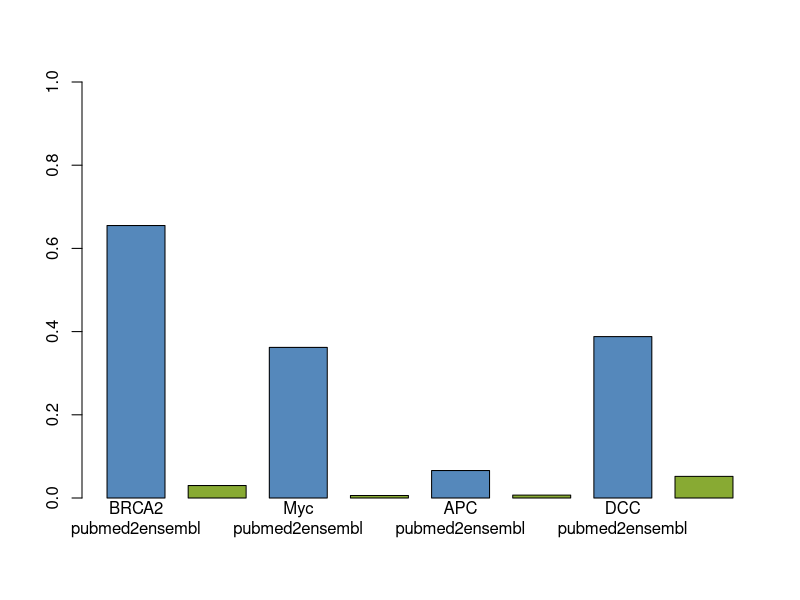
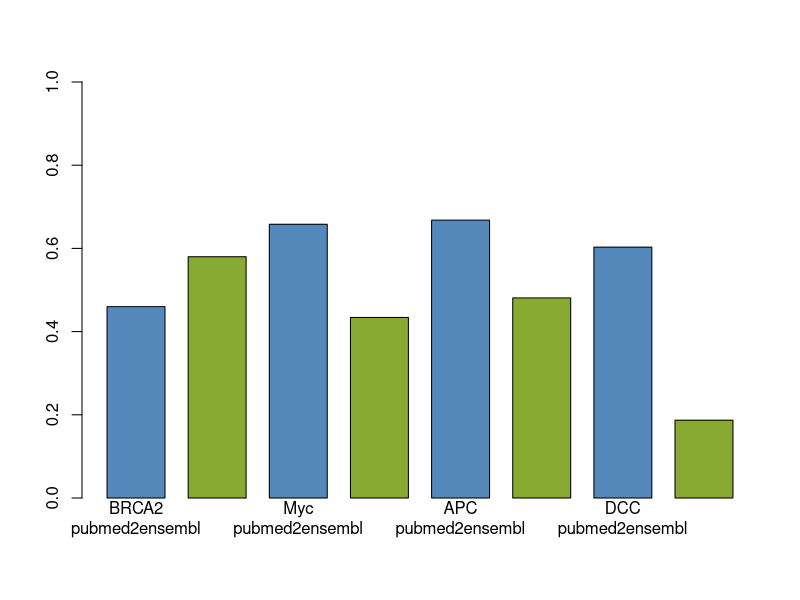
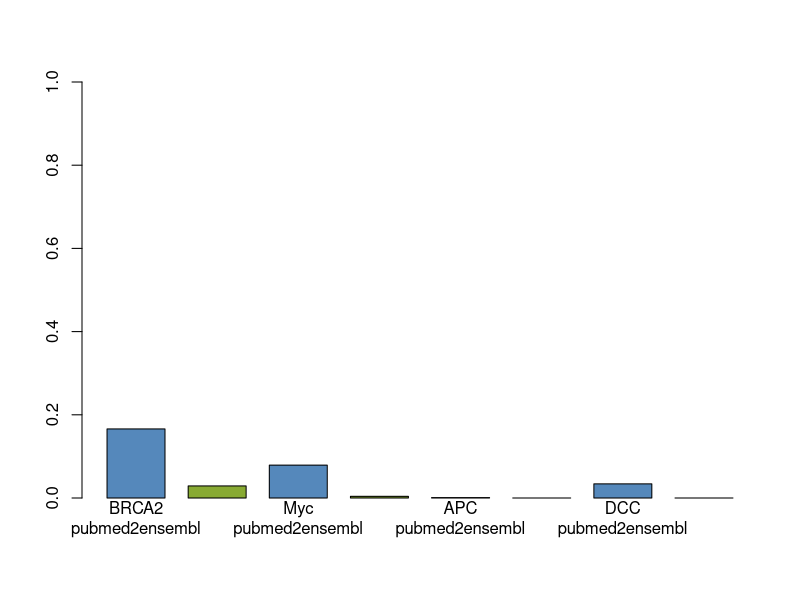
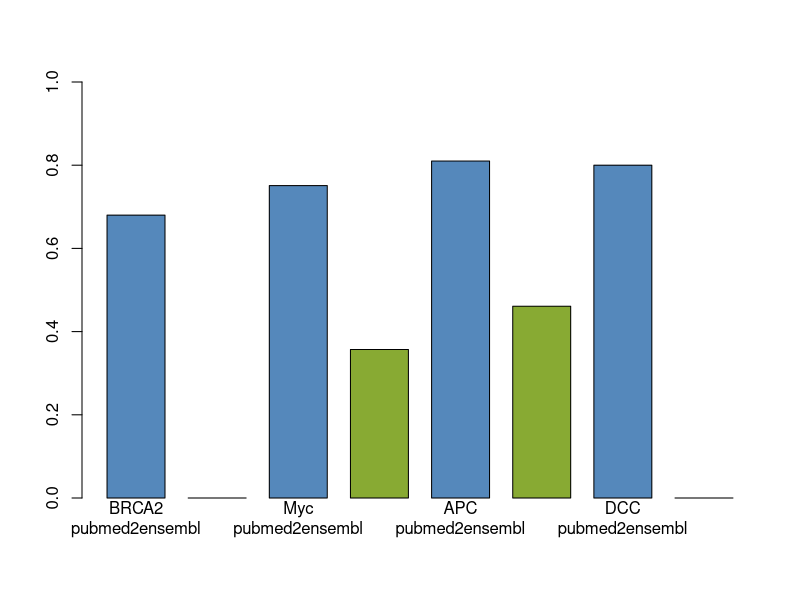
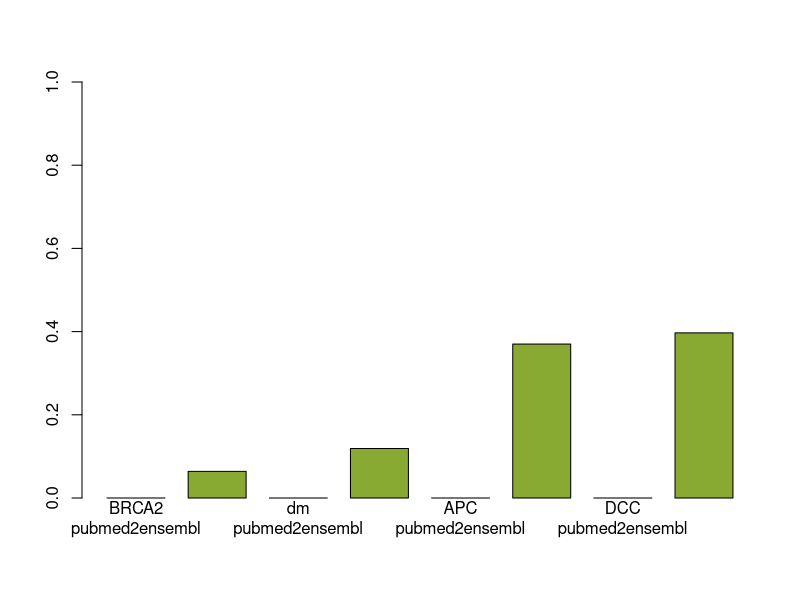
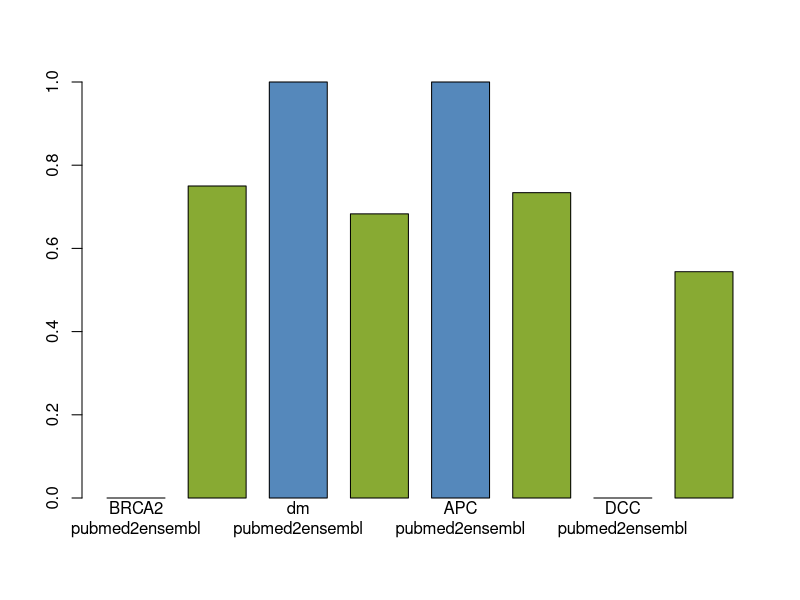
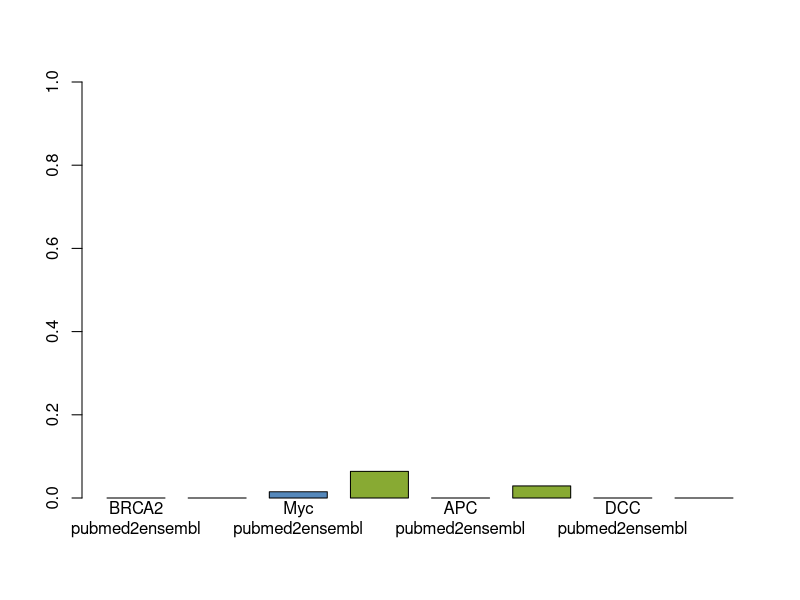
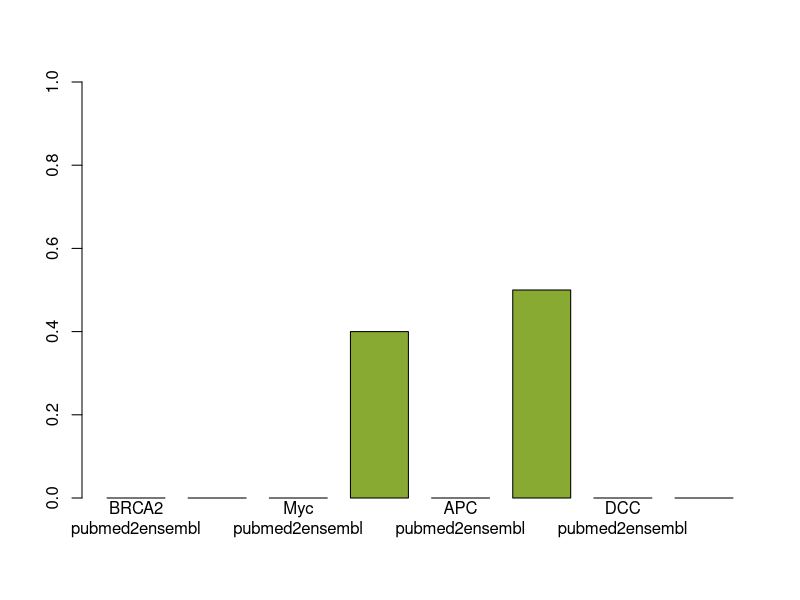

These figures' R source, in order:
library(calibrate)

summary_plot <- function(species) {
    xlabels = paste(tsv[tsv$Species==species,]$Gene.Symbol,
                tsv[tsv$Species==species,]$Service, sep='\n')
    
    name <- paste(species, "_tpr.png", sep="")
    png(filename = name, width=650, height=400, units="px", pointsize=10, bg="white")
    barplot(tsv[tsv$Species==species,]$True.Positive.Rate, ylim=c(0,1), names.arg=xlabels, col=colors, space=0.4)
    dev.off()
    
    name <- paste(species, "_fdr.png", sep="")
    png(filename = name, width=650, height=400, units="px", pointsize=10, bg="white")
    barplot(tsv[tsv$Species==species,]$False.Discovery.Rate, ylim=c(0,1), names.arg=xlabels, col=colors, space=0.4)
    dev.off()
}

tsv <- read.delim("opacmo_pubmed2ensembl56.tsv", header=T, stringsAsFactors=F)

x <- tsv[tsv$Species=='drosophila+melanogaster' & tsv$Gene.Symbol=='Myc',]
x$Gene.Symbol <- 'dm'
tsv[tsv$Species=='drosophila+melanogaster' & tsv$Gene.Symbol=='Myc',] <- x

colors = c('#5588bb', '#88aa33')

summary_plot('humans')
summary_plot('mice')
summary_plot('drosophila+melanogaster')
summary_plot('danio+rerio')
